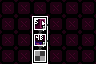

Tiled map render using the project's own tile images. Description and the whole map definition, tile-layer contents included, below:
An orthogonal 6x4 tile map with 16x16 px tiles, 4 tile layers (Maze Shape, Room Properties, Restrictions, Minimap).

<map version="1.10" tiledversion="1.11.0" orientation="orthogonal" renderorder="right-down" width="6" height="4" tilewidth="16" tileheight="16" infinite="0" nextlayerid="5" nextobjectid="1">
 <properties>
  <property name="max_exit_rooms" type="int" value="0" />
  <property name="min_challenge_rooms" type="int" value="0" />
  <property name="min_exit_rooms" type="int" value="0" />
  <property name="min_shop_rooms" type="int" value="0" />
 </properties>
 <tileset firstgid="1" source="../LayoutTiles.tsx" />
 <layer id="1" name="Maze Shape" width="6" height="4">
  <data encoding="csv">
1,1,1,1,1,1,
1,1,2,1,1,1,
1,1,34,1,1,1,
1,1,50,1,1,1
</data>
 </layer>
 <layer id="2" name="Room Properties" width="6" height="4">
  <data encoding="csv">
5,5,5,5,5,5,
5,5,123,5,5,5,
5,5,110,5,5,5,
5,5,6,5,5,5
</data>
 </layer>
 <layer id="3" name="Restrictions" width="6" height="4">
  <data encoding="csv">
0,0,0,0,0,0,
0,0,16,0,0,0,
0,0,16,0,0,0,
0,0,0,0,0,0
</data>
 </layer>
 <layer id="4" name="Minimap" width="6" height="4">
  <data encoding="csv">
0,0,0,0,0,0,
0,0,14,0,0,0,
0,0,14,0,0,0,
0,0,14,0,0,0
</data>
 </layer>
</map>
